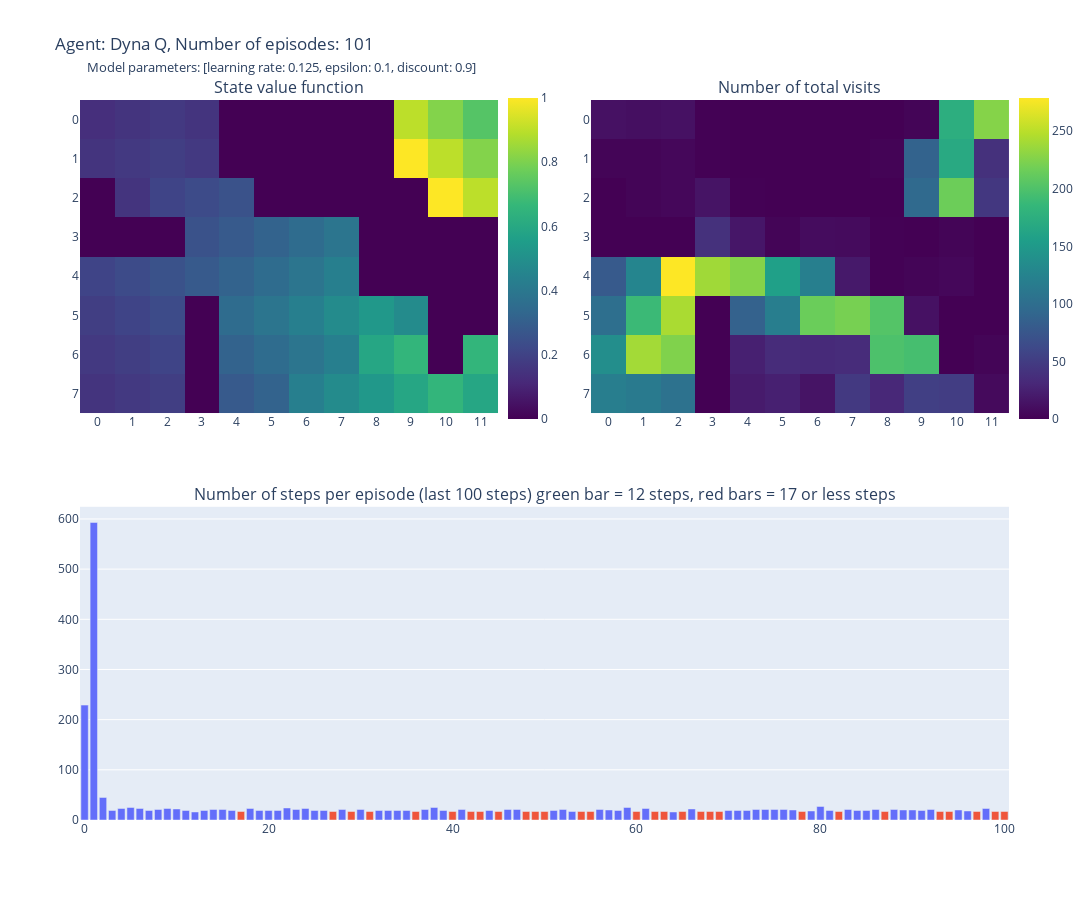
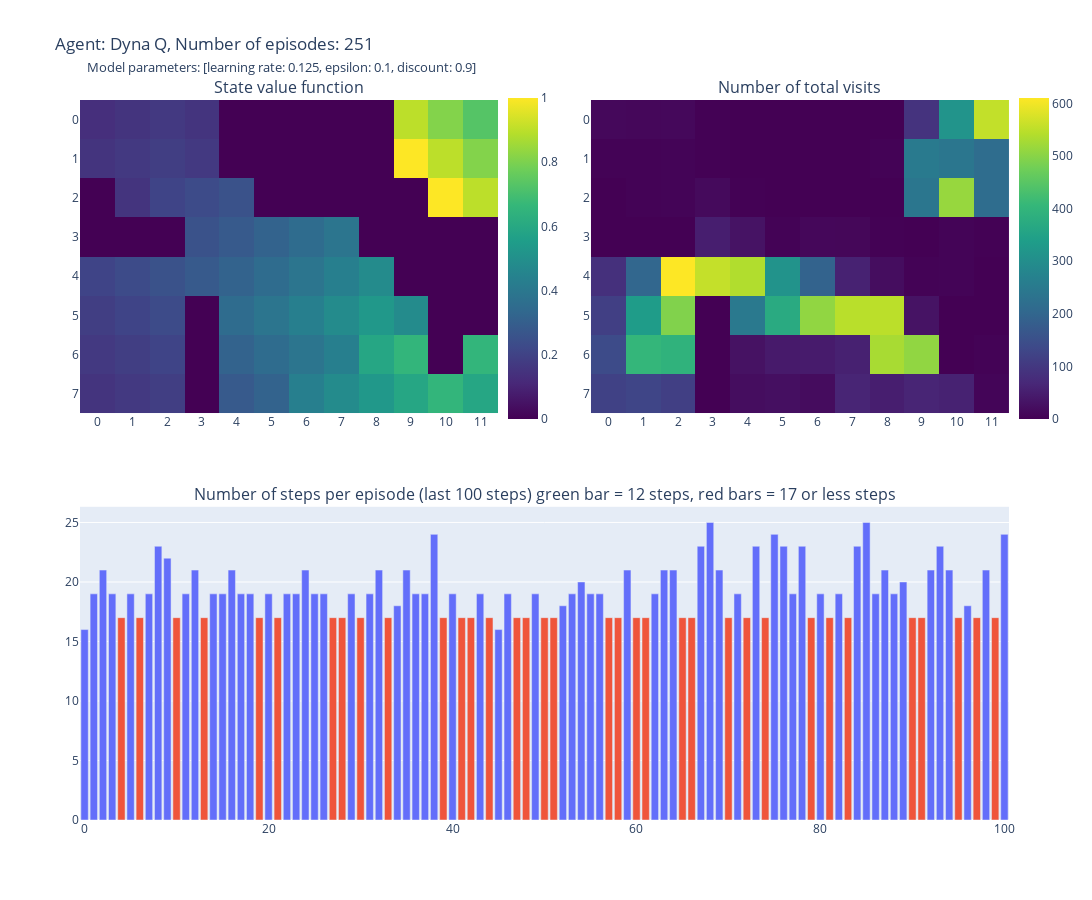
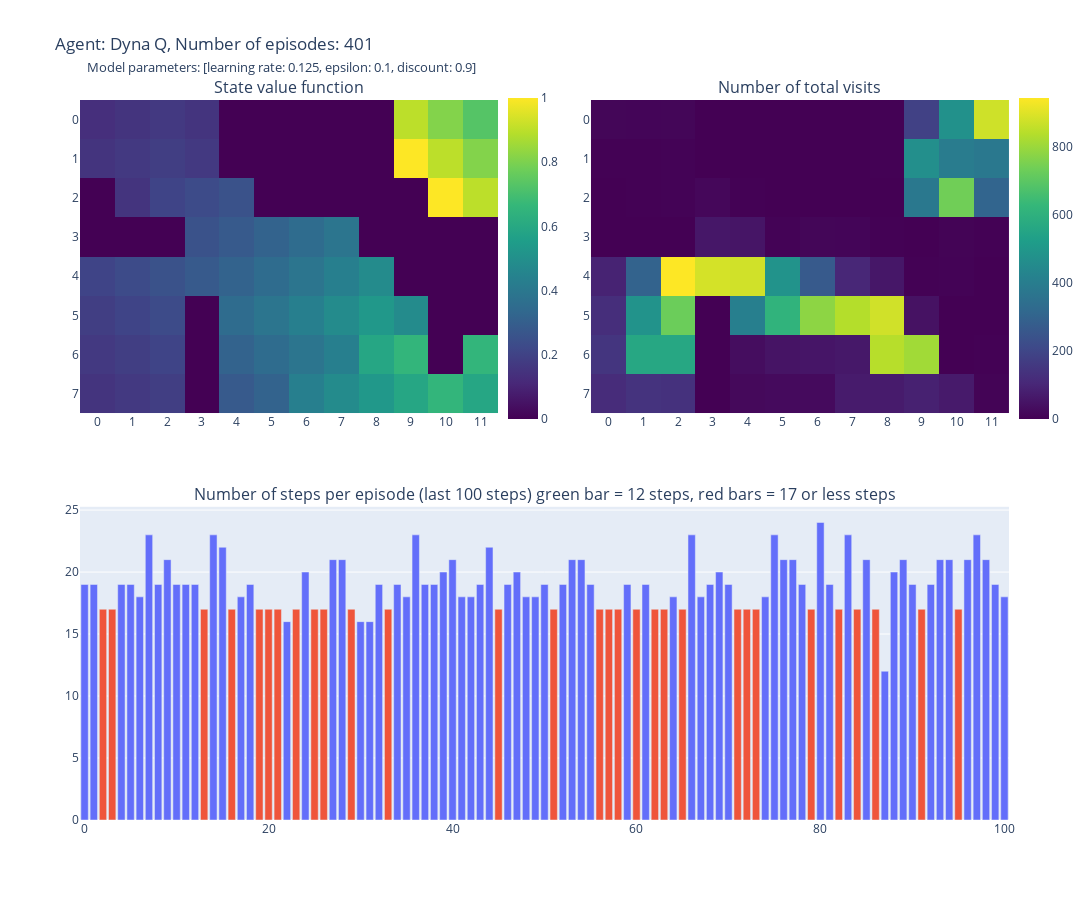

Write notebook code for charts like these, in order.
### Markdown cell above
# ***Dyna-Q***

### Code cell
dyna_q = Dyna_Q_Agent(epsilon=0.1, gamma=0.9, step_size=0.125)
dyna_q.fit(n_episode=401, plot_progress=[100, 250, 400])

### Figure 1 — Plotly figure (JSON) as saved in the notebook; plotly's stock layout.template omitted (floating-point values rounded to 4 significant figures)
{"data": [{"colorbar": {"len": 0.473, "x": 0.45, "y": 0.78}, "colorscale": [[0, "#440154"], [0.1111, "#482878"], [0.2222, "#3e4989"], [0.3333, "#31688e"], [0.4444, "#26828e"], [0.5556, "#1f9e89"], [0.6667, "#35b779"], [0.7778, "#6ece58"], [0.8889, "#b5de2b"], [1, "#fde725"]], "type": "heatmap", "x": ["0", "1", "2", "3", "4", "5", "6", "7", "8", "9", "10", "11"], "xaxis": "x", "y": ["7", "6", "5", "4", "3", "2", "1", "0"], "yaxis": "y", "z": [[0.1501, 0.1668, 0.1853, 0, 0.2824, 0.3138, 0.4305, 0.4783, 0.5314, 0.5905, 0.6561, 0.5905], [0.1668, 0.1853, 0.2059, 0, 0.3138, 0.3487, 0.3874, 0.4305, 0.5905, 0.6561, 0, 0.6561], [0.1853, 0.2059, 0.2288, 0, 0.3487, 0.3874, 0.4305, 0.4783, 0.5314, 0.4783, 0, 0], [0.2059, 0.2288, 0.2542, 0.2824, 0.3138, 0.3487, 0.3874, 0.4305, 0, 0, 0, 0], [0, 0, 0, 0.2542, 0.2824, 0.3138, 0.3487, 0.3874, 0, 0, 0, 0], [0, 0.1501, 0.2059, 0.2288, 0.2542, 0, 0, 0, 0, 0, 1.0, 0.9], [0.1501, 0.1668, 0.1853, 0.1668, 0, 0, 0, 0, 0, 1.0, 0.9, 0.81], [0.1351, 0.1501, 0.1668, 0.1501, 0, 0, 0, 0, 0, 0.9, 0.81, 0.729]]}, {"colorbar": {"len": 0.473, "x": 1, "y": 0.78}, "colorscale": [[0, "#440154"], [0.1111, "#482878"], [0.2222, "#3e4989"], [0.3333, "#31688e"], [0.4444, "#26828e"], [0.5556, "#1f9e89"], [0.6667, "#35b779"], [0.7778, "#6ece58"], [0.8889, "#b5de2b"], [1, "#fde725"]], "type": "heatmap", "x": ["0", "1", "2", "3", "4", "5", "6", "7", "8", "9", "10", "11"], "xaxis": "x2", "y": ["7", "6", "5", "4", "3", "2", "1", "0"], "yaxis": "y2", "z": [[119, 115, 105, 0, 21, 25, 15, 47, 31, 53, 51, 7], [137, 240, 225, 0, 25, 35, 33, 35, 199, 195, 0, 3], [101, 189, 243, 0, 87, 119, 215, 221, 203, 13, 0, 0], [79, 127, 279, 239, 227, 157, 121, 19, 1, 3, 5, 0], [0, 0, 0, 39, 17, 3, 9, 8, 1, 0, 3, 0], [0, 3, 5, 15, 1, 0, 0, 0, 0, 95, 216, 45], [3, 3, 5, 1, 0, 0, 0, 0, 2, 88, 169, 39], [13, 11, 13, 1, 0, 0, 0, 0, 0, 3, 175, 227]]}, {"marker": {"color": ["#636EFA", "#636EFA", "#636EFA", "#636EFA", "#636EFA", "#636EFA", "#636EFA", "#636EFA", "#636EFA", "#636EFA", "#636EFA", "#636EFA", "#636EFA", "#636EFA", "#636EFA", "#636EFA", "#636EFA", "#EF553B", "#636EFA", "#636EFA", "#636EFA", "#636EFA", "#636EFA", "#636EFA", "#636EFA", "#636EFA", "#636EFA", "#EF553B", "#636EFA", "#EF553B", "#636EFA", "#EF553B", "#636EFA", "#636EFA", "#636EFA", "#636EFA", "#EF553B", "#636EFA", "#636EFA", "#636EFA", "#EF553B", "#636EFA", "#EF553B", "#EF553B", "#636EFA", "#EF553B", "#636EFA", "#636EFA", "#EF553B", "#EF553B", "#EF553B", "#636EFA", "#636EFA", "#636EFA", "#EF553B", "#EF553B", "#636EFA", "#636EFA", "#636EFA", "#636EFA", "#EF553B", "#636EFA", "#EF553B", "#EF553B", "#636EFA", "#EF553B", "#636EFA", "#EF553B", "#EF553B", "#EF553B", "#636EFA", "#636EFA", "#636EFA", "#636EFA", "#636EFA", "#636EFA", "#636EFA", "#636EFA", "#EF553B", "#636EFA", "#636EFA", "#636EFA", "#EF553B", "#636EFA", "#636EFA", "#636EFA", "#636EFA", "#EF553B", "#636EFA", "#636EFA", "#636EFA", "#636EFA", "#636EFA", "#EF553B", "#EF553B", "#636EFA", "#636EFA", "#EF553B", "#636EFA", "#EF553B", "#EF553B"]}, "type": "bar", "xaxis": "x3", "y": [229, 593, 45, 19, 23, 25, 23, 19, 21, 23, 22, 19, 16, 19, 21, 21, 19, 17, 23, 19, 19, 19, 24, 21, 23, 19, 19, 17, 21, 17, 21, 17, 19, 19, 19, 19, 17, 21, 25, 19, 17, 21, 17, 17, 19, 17, 21, 21, 17, 17, 17, 19, 21, 17, 17, 17, 21, 20, 19, 25, 17, 23, 17, 17, 16, 17, 22, 17, 17, 17, 19, 19, 19, 21, 21, 21, 21, 20, 17, 18, 27, 19, 17, 21, 19, 19, 21, 17, 21, 20, 20, 19, 21, 17, 17, 20, 18, 17, 23, 17, 17], "yaxis": "y3"}], "layout": {"annotations": [{"font": {"size": 16}, "showarrow": false, "text": "State value function", "x": 0.225, "xanchor": "center", "xref": "paper", "y": 1, "yanchor": "bottom", "yref": "paper"}, {"font": {"size": 16}, "showarrow": false, "text": "Number of total visits", "x": 0.775, "xanchor": "center", "xref": "paper", "y": 1, "yanchor": "bottom", "yref": "paper"}, {"font": {"size": 16}, "showarrow": false, "text": "Number of steps per episode (last 100 steps) green bar = 12 steps, red bars = 17 or less steps", "x": 0.5, "xanchor": "center", "xref": "paper", "y": 0.435, "yanchor": "bottom", "yref": "paper"}], "height": 900, "title": {"text": "Agent: Dyna Q, Number of episodes: 101<br>        <span style='font-size: 13px'>Model parameters: [learning rate: 0.125, epsilon: 0.1, discount: 0.9]</span>"}, "width": 1200, "xaxis": {"anchor": "y", "domain": [0, 0.45]}, "xaxis2": {"anchor": "y2", "domain": [0.55, 1]}, "xaxis3": {"anchor": "y3", "domain": [0, 1]}, "yaxis": {"anchor": "x", "domain": [0.565, 1]}, "yaxis2": {"anchor": "x2", "domain": [0.565, 1]}, "yaxis3": {"anchor": "x3", "domain": [0, 0.435]}}}

### Figure 2 — Plotly figure (JSON) as saved in the notebook; plotly's stock layout.template omitted (floating-point values rounded to 4 significant figures)
{"data": [{"colorbar": {"len": 0.473, "x": 0.45, "y": 0.78}, "colorscale": [[0, "#440154"], [0.1111, "#482878"], [0.2222, "#3e4989"], [0.3333, "#31688e"], [0.4444, "#26828e"], [0.5556, "#1f9e89"], [0.6667, "#35b779"], [0.7778, "#6ece58"], [0.8889, "#b5de2b"], [1, "#fde725"]], "type": "heatmap", "x": ["0", "1", "2", "3", "4", "5", "6", "7", "8", "9", "10", "11"], "xaxis": "x", "y": ["7", "6", "5", "4", "3", "2", "1", "0"], "yaxis": "y", "z": [[0.1501, 0.1668, 0.1853, 0, 0.2824, 0.3138, 0.4305, 0.4783, 0.5314, 0.5905, 0.6561, 0.5905], [0.1668, 0.1853, 0.2059, 0, 0.3138, 0.3487, 0.3874, 0.4305, 0.5905, 0.6561, 0, 0.6561], [0.1853, 0.2059, 0.2288, 0, 0.3487, 0.3874, 0.4305, 0.4783, 0.5314, 0.4783, 0, 0], [0.2059, 0.2288, 0.2542, 0.2824, 0.3138, 0.3487, 0.3874, 0.4305, 0.4783, 0, 0, 0], [0, 0, 0, 0.2542, 0.2824, 0.3138, 0.3487, 0.3874, 0, 0, 0, 0], [0, 0.1501, 0.2059, 0.2288, 0.2542, 0, 0, 0, 0, 0, 1.0, 0.9], [0.1501, 0.1668, 0.1853, 0.1668, 0, 0, 0, 0, 0, 1.0, 0.9, 0.81], [0.1351, 0.1501, 0.1668, 0.1501, 0, 0, 0, 0, 0, 0.9, 0.81, 0.729]]}, {"colorbar": {"len": 0.473, "x": 1, "y": 0.78}, "colorscale": [[0, "#440154"], [0.1111, "#482878"], [0.2222, "#3e4989"], [0.3333, "#31688e"], [0.4444, "#26828e"], [0.5556, "#1f9e89"], [0.6667, "#35b779"], [0.7778, "#6ece58"], [0.8889, "#b5de2b"], [1, "#fde725"]], "type": "heatmap", "x": ["0", "1", "2", "3", "4", "5", "6", "7", "8", "9", "10", "11"], "xaxis": "x2", "y": ["7", "6", "5", "4", "3", "2", "1", "0"], "yaxis": "y2", "z": [[119, 127, 115, 0, 21, 25, 19, 63, 51, 63, 57, 7], [141, 404, 393, 0, 29, 43, 45, 55, 531, 509, 0, 3], [115, 335, 493, 0, 249, 373, 509, 547, 549, 31, 0, 0], [85, 201, 611, 557, 539, 313, 193, 57, 21, 3, 5, 0], [0, 0, 0, 51, 31, 3, 11, 10, 1, 0, 5, 2], [0, 3, 5, 15, 1, 0, 0, 0, 0, 239, 514, 217], [3, 3, 5, 1, 0, 0, 0, 0, 4, 250, 239, 217], [13, 11, 13, 1, 0, 0, 0, 0, 0, 91, 315, 555]]}, {"marker": {"color": ["#636EFA", "#636EFA", "#636EFA", "#636EFA", "#EF553B", "#636EFA", "#EF553B", "#636EFA", "#636EFA", "#636EFA", "#EF553B", "#636EFA", "#636EFA", "#EF553B", "#636EFA", "#636EFA", "#636EFA", "#636EFA", "#636EFA", "#EF553B", "#636EFA", "#EF553B", "#636EFA", "#636EFA", "#636EFA", "#636EFA", "#636EFA", "#EF553B", "#EF553B", "#636EFA", "#EF553B", "#636EFA", "#636EFA", "#EF553B", "#636EFA", "#636EFA", "#636EFA", "#636EFA", "#636EFA", "#EF553B", "#636EFA", "#EF553B", "#EF553B", "#636EFA", "#EF553B", "#636EFA", "#636EFA", "#EF553B", "#EF553B", "#636EFA", "#EF553B", "#EF553B", "#636EFA", "#636EFA", "#636EFA", "#636EFA", "#636EFA", "#EF553B", "#EF553B", "#636EFA", "#EF553B", "#EF553B", "#636EFA", "#636EFA", "#636EFA", "#EF553B", "#EF553B", "#636EFA", "#636EFA", "#636EFA", "#EF553B", "#636EFA", "#EF553B", "#636EFA", "#EF553B", "#636EFA", "#636EFA", "#636EFA", "#636EFA", "#EF553B", "#636EFA", "#EF553B", "#636EFA", "#EF553B", "#636EFA", "#636EFA", "#636EFA", "#636EFA", "#636EFA", "#636EFA", "#EF553B", "#EF553B", "#636EFA", "#636EFA", "#636EFA", "#EF553B", "#636EFA", "#EF553B", "#636EFA", "#EF553B", "#636EFA"]}, "type": "bar", "xaxis": "x3", "y": [16, 19, 21, 19, 17, 19, 17, 19, 23, 22, 17, 19, 21, 17, 19, 19, 21, 19, 19, 17, 19, 17, 19, 19, 21, 19, 19, 17, 17, 19, 17, 19, 21, 17, 18, 21, 19, 19, 24, 17, 19, 17, 17, 19, 17, 16, 19, 17, 17, 19, 17, 17, 18, 19, 20, 19, 19, 17, 17, 21, 17, 17, 19, 21, 21, 17, 17, 23, 25, 21, 17, 19, 17, 23, 17, 24, 23, 19, 23, 17, 19, 17, 19, 17, 23, 25, 19, 21, 19, 20, 17, 17, 21, 23, 21, 17, 18, 17, 21, 17, 24], "yaxis": "y3"}], "layout": {"annotations": [{"font": {"size": 16}, "showarrow": false, "text": "State value function", "x": 0.225, "xanchor": "center", "xref": "paper", "y": 1, "yanchor": "bottom", "yref": "paper"}, {"font": {"size": 16}, "showarrow": false, "text": "Number of total visits", "x": 0.775, "xanchor": "center", "xref": "paper", "y": 1, "yanchor": "bottom", "yref": "paper"}, {"font": {"size": 16}, "showarrow": false, "text": "Number of steps per episode (last 100 steps) green bar = 12 steps, red bars = 17 or less steps", "x": 0.5, "xanchor": "center", "xref": "paper", "y": 0.435, "yanchor": "bottom", "yref": "paper"}], "height": 900, "title": {"text": "Agent: Dyna Q, Number of episodes: 251<br>        <span style='font-size: 13px'>Model parameters: [learning rate: 0.125, epsilon: 0.1, discount: 0.9]</span>"}, "width": 1200, "xaxis": {"anchor": "y", "domain": [0, 0.45]}, "xaxis2": {"anchor": "y2", "domain": [0.55, 1]}, "xaxis3": {"anchor": "y3", "domain": [0, 1]}, "yaxis": {"anchor": "x", "domain": [0.565, 1]}, "yaxis2": {"anchor": "x2", "domain": [0.565, 1]}, "yaxis3": {"anchor": "x3", "domain": [0, 0.435]}}}

### Figure 3 — Plotly figure (JSON) as saved in the notebook; plotly's stock layout.template omitted (floating-point values rounded to 4 significant figures)
{"data": [{"colorbar": {"len": 0.473, "x": 0.45, "y": 0.78}, "colorscale": [[0, "#440154"], [0.1111, "#482878"], [0.2222, "#3e4989"], [0.3333, "#31688e"], [0.4444, "#26828e"], [0.5556, "#1f9e89"], [0.6667, "#35b779"], [0.7778, "#6ece58"], [0.8889, "#b5de2b"], [1, "#fde725"]], "type": "heatmap", "x": ["0", "1", "2", "3", "4", "5", "6", "7", "8", "9", "10", "11"], "xaxis": "x", "y": ["7", "6", "5", "4", "3", "2", "1", "0"], "yaxis": "y", "z": [[0.1501, 0.1668, 0.1853, 0, 0.2824, 0.3138, 0.4305, 0.4783, 0.5314, 0.5905, 0.6561, 0.5905], [0.1668, 0.1853, 0.2059, 0, 0.3138, 0.3487, 0.3874, 0.4305, 0.5905, 0.6561, 0, 0.6561], [0.1853, 0.2059, 0.2288, 0, 0.3487, 0.3874, 0.4305, 0.4783, 0.5314, 0.4783, 0, 0], [0.2059, 0.2288, 0.2542, 0.2824, 0.3138, 0.3487, 0.3874, 0.4305, 0.4783, 0, 0, 0], [0, 0, 0, 0.2542, 0.2824, 0.3138, 0.3487, 0.3874, 0, 0, 0, 0], [0, 0.1501, 0.2059, 0.2288, 0.2542, 0, 0, 0, 0, 0, 1.0, 0.9], [0.1501, 0.1668, 0.1853, 0.1668, 0, 0, 0, 0, 0, 1.0, 0.9, 0.81], [0.1351, 0.1501, 0.1668, 0.1501, 0, 0, 0, 0, 0, 0.9, 0.81, 0.729]]}, {"colorbar": {"len": 0.473, "x": 1, "y": 0.78}, "colorscale": [[0, "#440154"], [0.1111, "#482878"], [0.2222, "#3e4989"], [0.3333, "#31688e"], [0.4444, "#26828e"], [0.5556, "#1f9e89"], [0.6667, "#35b779"], [0.7778, "#6ece58"], [0.8889, "#b5de2b"], [1, "#fde725"]], "type": "heatmap", "x": ["0", "1", "2", "3", "4", "5", "6", "7", "8", "9", "10", "11"], "xaxis": "x2", "y": ["7", "6", "5", "4", "3", "2", "1", "0"], "yaxis": "y2", "z": [[119, 141, 133, 0, 21, 25, 25, 71, 71, 85, 67, 7], [147, 564, 563, 0, 31, 51, 55, 61, 843, 811, 0, 3], [123, 485, 729, 0, 407, 613, 781, 839, 879, 45, 0, 0], [91, 299, 945, 885, 879, 483, 269, 103, 58, 3, 5, 0], [0, 0, 0, 59, 53, 5, 13, 12, 2, 0, 7, 3], [0, 3, 5, 17, 3, 0, 0, 0, 0, 381, 738, 306], [3, 3, 5, 1, 0, 0, 0, 0, 4, 470, 395, 379], [13, 11, 13, 1, 0, 0, 0, 0, 4, 183, 475, 877]]}, {"marker": {"color": ["#636EFA", "#636EFA", "#EF553B", "#EF553B", "#636EFA", "#636EFA", "#636EFA", "#636EFA", "#636EFA", "#636EFA", "#636EFA", "#636EFA", "#636EFA", "#EF553B", "#636EFA", "#636EFA", "#EF553B", "#636EFA", "#636EFA", "#EF553B", "#EF553B", "#EF553B", "#636EFA", "#EF553B", "#636EFA", "#EF553B", "#EF553B", "#636EFA", "#636EFA", "#EF553B", "#636EFA", "#636EFA", "#636EFA", "#EF553B", "#636EFA", "#636EFA", "#636EFA", "#636EFA", "#636EFA", "#636EFA", "#636EFA", "#636EFA", "#636EFA", "#636EFA", "#636EFA", "#EF553B", "#636EFA", "#636EFA", "#636EFA", "#636EFA", "#636EFA", "#EF553B", "#636EFA", "#636EFA", "#636EFA", "#636EFA", "#EF553B", "#EF553B", "#EF553B", "#636EFA", "#EF553B", "#636EFA", "#EF553B", "#EF553B", "#636EFA", "#EF553B", "#636EFA", "#636EFA", "#636EFA", "#636EFA", "#636EFA", "#EF553B", "#EF553B", "#EF553B", "#636EFA", "#636EFA", "#636EFA", "#636EFA", "#636EFA", "#EF553B", "#636EFA", "#636EFA", "#EF553B", "#636EFA", "#EF553B", "#636EFA", "#EF553B", "#636EFA", "#636EFA", "#636EFA", "#636EFA", "#EF553B", "#636EFA", "#636EFA", "#636EFA", "#EF553B", "#636EFA", "#636EFA", "#636EFA", "#636EFA", "#636EFA"]}, "type": "bar", "xaxis": "x3", "y": [19, 19, 17, 17, 19, 19, 18, 23, 19, 21, 19, 19, 19, 17, 23, 22, 17, 18, 19, 17, 17, 17, 16, 17, 20, 17, 17, 21, 21, 17, 16, 16, 19, 17, 19, 18, 23, 19, 19, 20, 21, 18, 18, 19, 22, 17, 19, 20, 18, 18, 19, 17, 19, 21, 21, 19, 17, 17, 17, 19, 17, 19, 17, 17, 18, 17, 23, 18, 19, 20, 19, 17, 17, 17, 18, 23, 21, 21, 19, 17, 24, 19, 17, 23, 17, 21, 17, 12, 20, 21, 19, 17, 19, 21, 21, 17, 21, 23, 21, 19, 18], "yaxis": "y3"}], "layout": {"annotations": [{"font": {"size": 16}, "showarrow": false, "text": "State value function", "x": 0.225, "xanchor": "center", "xref": "paper", "y": 1, "yanchor": "bottom", "yref": "paper"}, {"font": {"size": 16}, "showarrow": false, "text": "Number of total visits", "x": 0.775, "xanchor": "center", "xref": "paper", "y": 1, "yanchor": "bottom", "yref": "paper"}, {"font": {"size": 16}, "showarrow": false, "text": "Number of steps per episode (last 100 steps) green bar = 12 steps, red bars = 17 or less steps", "x": 0.5, "xanchor": "center", "xref": "paper", "y": 0.435, "yanchor": "bottom", "yref": "paper"}], "height": 900, "title": {"text": "Agent: Dyna Q, Number of episodes: 401<br>        <span style='font-size: 13px'>Model parameters: [learning rate: 0.125, epsilon: 0.1, discount: 0.9]</span>"}, "width": 1200, "xaxis": {"anchor": "y", "domain": [0, 0.45]}, "xaxis2": {"anchor": "y2", "domain": [0.55, 1]}, "xaxis3": {"anchor": "y3", "domain": [0, 1]}, "yaxis": {"anchor": "x", "domain": [0.565, 1]}, "yaxis2": {"anchor": "x2", "domain": [0.565, 1]}, "yaxis3": {"anchor": "x3", "domain": [0, 0.435]}}}
